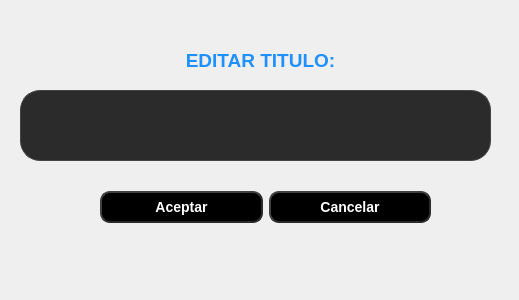
<?xml version="1.0" encoding="UTF-8"?>
<ui version="4.0">
 <class>CambiarTitulo</class>
 <widget class="QDialog" name="CambiarTitulo">
  <property name="geometry">
   <rect>
    <x>0</x>
    <y>0</y>
    <width>519</width>
    <height>300</height>
   </rect>
  </property>
  <property name="windowTitle">
   <string>Titulo de la canción</string>
  </property>
  <property name="styleSheet">
   <string notr="true"/>
  </property>
  <widget class="QLabel" name="label">
   <property name="geometry">
    <rect>
     <x>180</x>
     <y>40</y>
     <width>161</width>
     <height>41</height>
    </rect>
   </property>
   <property name="text">
    <string>&lt;html&gt;&lt;head/&gt;&lt;body&gt;&lt;p align=&quot;center&quot;&gt;&lt;span style=&quot; font-size:14pt; font-weight:700; color:#1E90FF;&quot;&gt;EDITAR TITULO:&lt;/span&gt;&lt;/p&gt;&lt;/body&gt;&lt;/html&gt;</string>
   </property>
  </widget>
  <widget class="QLineEdit" name="lineEdit">
   <property name="geometry">
    <rect>
     <x>20</x>
     <y>90</y>
     <width>471</width>
     <height>71</height>
    </rect>
   </property>
   <property name="styleSheet">
    <string notr="true">QLineEdit{
	background-color: #2b2b2b;
    border: 1px solid #444444;
    border-radius: 20px;
    padding-left: 14px;
    color: #ffffff;
}</string>
   </property>
   <property name="text">
    <string/>
   </property>
  </widget>
  <widget class="QWidget" name="">
   <property name="geometry">
    <rect>
     <x>100</x>
     <y>170</y>
     <width>331</width>
     <height>74</height>
    </rect>
   </property>
   <layout class="QGridLayout" name="gridLayout">
    <item row="0" column="0">
     <widget class="QPushButton" name="realizado">
      <property name="styleSheet">
       <string notr="true">QPushButton {
    background-color: #000000;
    color: white;   
    border-style: outset;
    border-width: 2px;
    border-radius: 10px; 
    border-color: #2b2b2b;  
    font: bold 14px;
    padding: 6px;
}
QPushButton:hover {
    background-color: #2980b9;
}

QPushButton:pressed {
    background-color: #1f618d;
    padding-top: 8px; 
    padding-left: 8px; 
}</string>
      </property>
      <property name="text">
       <string>Aceptar</string>
      </property>
     </widget>
    </item>
    <item row="0" column="1">
     <widget class="QPushButton" name="realizado_2">
      <property name="styleSheet">
       <string notr="true">QPushButton {
    background-color: #000000;
    color: white;   
    border-style: outset;
    border-width: 2px;
    border-radius: 10px; 
    border-color: #2b2b2b;  
    font: bold 14px;
    padding: 6px;
}
QPushButton:hover {
    background-color: #2980b9;
}

QPushButton:pressed {
    background-color: #1f618d;
    padding-top: 8px; 
    padding-left: 8px; 
}</string>
      </property>
      <property name="text">
       <string>Cancelar</string>
      </property>
     </widget>
    </item>
   </layout>
  </widget>
 </widget>
 <resources/>
 <connections/>
</ui>
